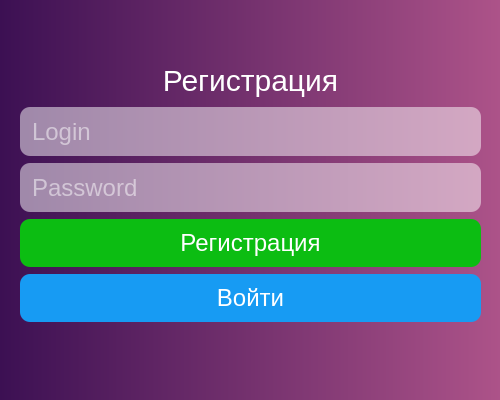
<?xml version="1.0" encoding="UTF-8"?>
<ui version="4.0">
 <class>AuthForm</class>
 <widget class="QWidget" name="AuthForm">
  <property name="geometry">
   <rect>
    <x>0</x>
    <y>0</y>
    <width>500</width>
    <height>400</height>
   </rect>
  </property>
  <property name="minimumSize">
   <size>
    <width>500</width>
    <height>400</height>
   </size>
  </property>
  <property name="maximumSize">
   <size>
    <width>500</width>
    <height>400</height>
   </size>
  </property>
  <property name="windowTitle">
   <string>Регистрация</string>
  </property>
  <property name="autoFillBackground">
   <bool>false</bool>
  </property>
  <property name="styleSheet">
   <string notr="true">background-color: qlineargradient(spread:pad, x1:0, y1:0, x2:1, y2:0, stop:0#3c1053, stop:1 #ad5389);</string>
  </property>
  <widget class="QWidget" name="layoutWidget">
   <property name="geometry">
    <rect>
     <x>0</x>
     <y>0</y>
     <width>501</width>
     <height>405</height>
    </rect>
   </property>
   <layout class="QVBoxLayout" name="verticalLayout" stretch="0,0,0,0,0,0">
    <property name="spacing">
     <number>7</number>
    </property>
    <property name="sizeConstraint">
     <enum>QLayout::SetDefaultConstraint</enum>
    </property>
    <property name="leftMargin">
     <number>20</number>
    </property>
    <property name="topMargin">
     <number>60</number>
    </property>
    <property name="rightMargin">
     <number>20</number>
    </property>
    <property name="bottomMargin">
     <number>60</number>
    </property>
    <item>
     <widget class="QLabel" name="title_label">
      <property name="styleSheet">
       <string notr="true">color: white;
font-size: 30px;
background: rgba(255,255,255, 0);</string>
      </property>
      <property name="text">
       <string>Регистрация</string>
      </property>
      <property name="alignment">
       <set>Qt::AlignCenter</set>
      </property>
     </widget>
    </item>
    <item>
     <widget class="QLineEdit" name="input_login">
      <property name="font">
       <font>
        <pointsize>-1</pointsize>
       </font>
      </property>
      <property name="styleSheet">
       <string notr="true">background: rgba(255, 255, 255, 0.5);
height: 29px;
border-radius: 10px;
border: 0;
padding: 10px;
color: white;
font-size: 24px;</string>
      </property>
      <property name="echoMode">
       <enum>QLineEdit::Normal</enum>
      </property>
      <property name="placeholderText">
       <string>Login</string>
      </property>
     </widget>
    </item>
    <item>
     <widget class="QLineEdit" name="input_password">
      <property name="font">
       <font>
        <pointsize>-1</pointsize>
       </font>
      </property>
      <property name="styleSheet">
       <string notr="true">background: rgba(255, 255, 255, 0.5);
height: 29px;
border-radius: 10px;
border: 0;
padding: 10px;
color: white;
font-size: 24px;</string>
      </property>
      <property name="echoMode">
       <enum>QLineEdit::Password</enum>
      </property>
      <property name="placeholderText">
       <string>Password</string>
      </property>
     </widget>
    </item>
    <item>
     <widget class="QPushButton" name="singup_btn">
      <property name="styleSheet">
       <string notr="true">border: 0;
border-radius: 10px;
font-size: 24px;
padding: 10px;
background: rgb(12, 189, 18);
color: white;
</string>
      </property>
      <property name="text">
       <string>Регистрация</string>
      </property>
     </widget>
    </item>
    <item>
     <widget class="QPushButton" name="login_btn">
      <property name="styleSheet">
       <string notr="true">border: 0;
border-radius: 10px;
font-size: 24px;
padding: 10px;
background: #179bf3;
color: white;
</string>
      </property>
      <property name="text">
       <string>Войти</string>
      </property>
     </widget>
    </item>
    <item>
     <widget class="QLineEdit" name="error_label">
      <property name="styleSheet">
       <string notr="true">color: red;
border: 0;
background: rgba(255,255,255, 0%)</string>
      </property>
     </widget>
    </item>
   </layout>
  </widget>
 </widget>
 <resources/>
 <connections/>
</ui>
